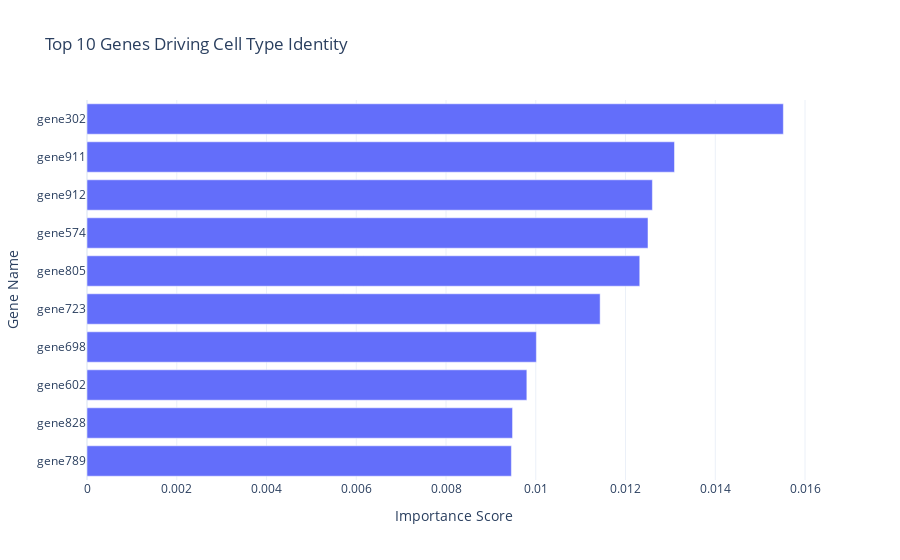

The notebook cell saved with this chart:
### Markdown cell above
## Random Forest and Features Importance Approach

### Code cell
from sklearn.ensemble import RandomForestClassifier


# 1. Prepare Data
X = pd.read_csv('data/zfish_formatted.csv').drop(columns=['Type'])
X = pd.get_dummies(X, columns=['hpf'], drop_first=True)
y = pd.read_csv('data/zfish_formatted.csv')['Type']

# 2. Train Model
# n_estimators=100 is usually enough for feature importance
rf = RandomForestClassifier(n_estimators=100, random_state=42, n_jobs=-1)
rf.fit(X, y)

# 3. Extract & Sort Importances
importances = pd.DataFrame({
    'Gene': X.columns,
    'Importance': rf.feature_importances_
}).sort_values(by='Importance', ascending=False)

# 4. View Top 10
print(importances.head(10))

# 5. Visualize
# Prepare the data (Top 10)
top_10 = importances.head(10)

# Create the figure
fig = px.bar(
    top_10,
    x='Importance',
    y='Gene',
    orientation='h',  # Horizontal
    title="Top 10 Genes Driving Cell Type Identity",
    labels={'Importance': 'Importance Score', 'Gene': 'Gene Name'},
    template="plotly_white"  # Clean, professional background
)

# Crucial: Invert Y-axis so the highest bar is at the top
fig.update_layout(yaxis=dict(autorange="reversed"))

fig.show()

### Figure 1 — Plotly figure (JSON) as saved in the notebook; plotly's stock layout.template omitted (floating-point values rounded to 4 significant figures)
{"data": [{"hovertemplate": "Importance Score=%{x}<br>Gene Name=%{y}<extra></extra>", "legendgroup": "", "marker": {"color": "#636efa", "pattern": {"shape": ""}}, "name": "", "orientation": "h", "showlegend": false, "textposition": "auto", "type": "bar", "x": [0.01552, 0.01309, 0.0126, 0.0125, 0.01232, 0.01143, 0.01001, 0.009801, 0.009483, 0.009457], "xaxis": "x", "y": ["gene302", "gene911", "gene912", "gene574", "gene805", "gene723", "gene698", "gene602", "gene828", "gene789"], "yaxis": "y"}], "layout": {"barmode": "relative", "legend": {"tracegroupgap": 0}, "title": {"text": "Top 10 Genes Driving Cell Type Identity"}, "xaxis": {"anchor": "y", "domain": [0, 1], "title": {"text": "Importance Score"}}, "yaxis": {"anchor": "x", "autorange": "reversed", "domain": [0, 1], "title": {"text": "Gene Name"}}}}
